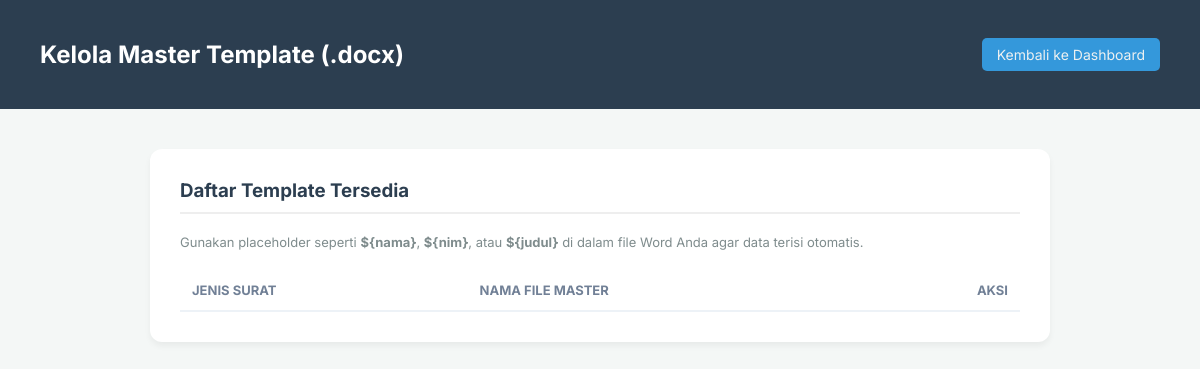
Before: /admin_templates.php (signed in) with the older database file.
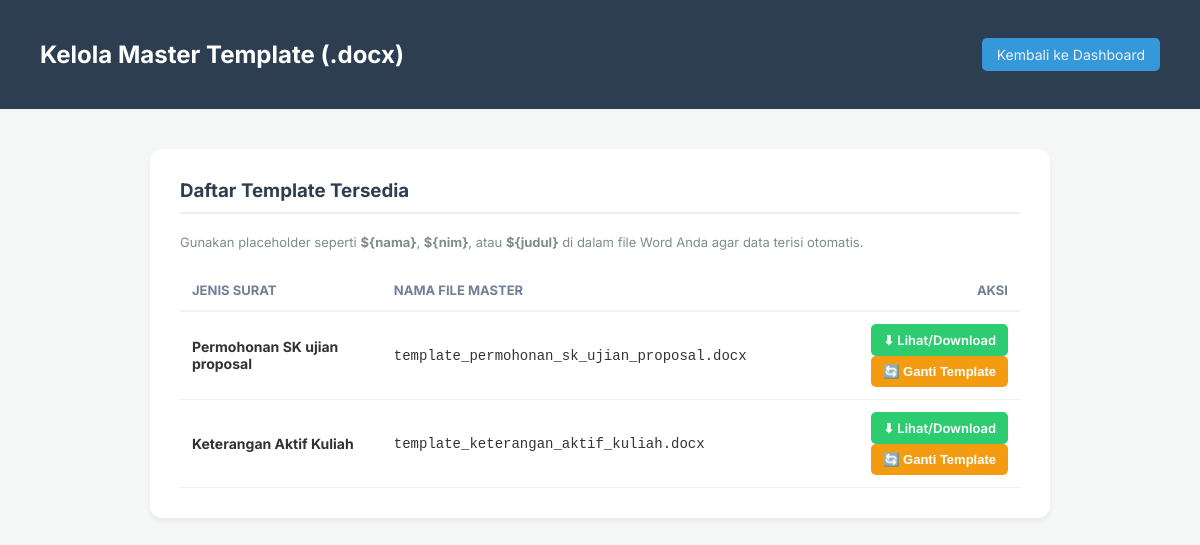
After: the same page with the newer database file.
### tables this page shows
CREATE TABLE IF NOT EXISTS master_surat_jenis (
    id INT AUTO_INCREMENT PRIMARY KEY,
    nama_surat VARCHAR(255) NOT NULL,
    prodi VARCHAR(100) DEFAULT 'Umum',
    format_nomor VARCHAR(255) NOT NULL,
    file_template VARCHAR(255) NOT NULL,
    variabel_tambahan TEXT,
    updated_by VARCHAR(100),
    updated_at TIMESTAMP DEFAULT CURRENT_TIMESTAMP ON UPDATE CURRENT_TIMESTAMP
);

### admin_templates.php (the view, shortened to what this page needs)
<?php
include 'koneksi.php';
$template_dir = 'templates/';
$managed_templates = [];
$db_templates = mysqli_query($koneksi, "SELECT nama_surat as jenis, file_template as file FROM master_surat_jenis");
while($row_t = mysqli_fetch_assoc($db_templates)) {
    $managed_templates[] = $row_t;
}
?>
<!DOCTYPE html>
<html lang="id">
<head>
</head>
<body>
    <div class="header">
        <h2>Kelola Master Template (.docx)</h2>
        <a href="dashboard_admin.php">Kembali ke Dashboard</a>
    </div>
    <div class="content">
        <div class="card">
            <h3>Daftar Template Tersedia</h3>
            <p style="font-size: 13px; color: #7f8c8d; margin-bottom: 20px;">
                Gunakan placeholder seperti <b>${nama}</b>, <b>${nim}</b>, atau <b>${judul}</b> di dalam file Word Anda agar data terisi otomatis.
            </p>
            <table>
                <thead>
                    <tr>
                        <th>Jenis Surat</th>
                        <th>Nama File Master</th>
                        <th style="text-align: right;">Aksi</th>
                    </tr>
                </thead>
                <tbody>
                    <?php foreach($managed_templates as $tmpl): ?>
                    <tr>
                        <td><b><?= $tmpl['jenis'] ?></b></td>
                        <td><code><?= $tmpl['file'] ?></code></td>
                        <td style="text-align: right;">
                            <a href="<?= $template_dir . $tmpl['file'] ?>" class="btn btn-download" download>⬇ Lihat/Download</a>
                            <button class="btn btn-upload" onclick="document.getElementById('form-<?= md5($tmpl['file']) ?>').style.display='block'">🔄 Ganti Template</button>
                        </td>
                    </tr>
                    <?php endforeach; ?>
                </tbody>
            </table>
        </div>
    </div>
</body>
</html>

Changed rows visible on the page:
added master_surat_jenis: nama_surat "Permohonan SK ujian proposal", file_template "template_permohonan_sk_ujian_proposal.docx"
added master_surat_jenis: nama_surat "Keterangan Aktif Kuliah", file_template "template_keterangan_aktif_kuliah.docx"
